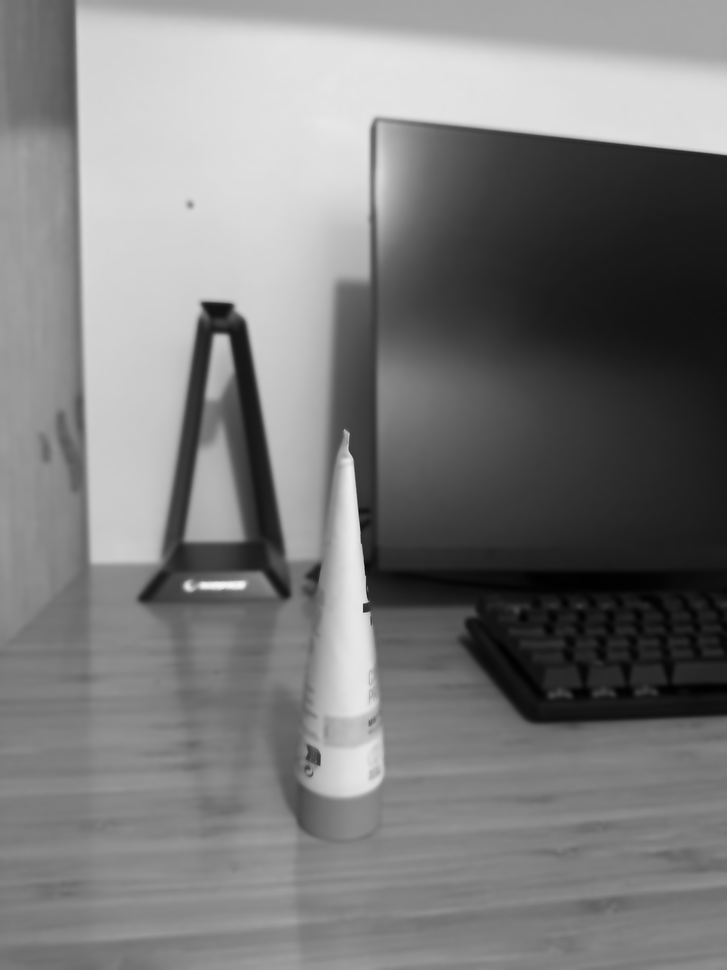
#> input picture Demo/denoised_images/1_denoised.png, 727 x 970 px, shrunk from 1536 x 2048 before the run; its folder holds only this picture in this run
$ python 03_segmentation_adaptive_thrs.py
#> lines starting #> are read from the running program, lines starting #| are printed output that depends on the picture; after the words box and inside, x2 and y2 are one past the last pixel; in counts of white or black regions, pixels touching at a corner belong together
import cv2
import numpy as np
import matplotlib.pyplot as plt
import os

# Define the dataset range
photo_numbers = [1, 2, 3, 4, 5, 6]

for num in photo_numbers:
    # INPUT: Read the denoised images generated from the preprocessing stage
    input_path = f"denoised_images/{num}_denoised.png"

    # Check if the file exists to prevent runtime errors
    if not os.path.exists(input_path):
        print(f"Error: {input_path} not found! Run preprocessing first.")
        continue

    # Read the image in grayscale mode for thresholding operations
    denoised = cv2.imread(input_path, 0)
#> denoised is the input picture: shape (970, 727); min 1, max 247, mean 123.7

    # 1. IMAGE SEGMENTATION (Adaptive Thresholding)
    # We use ADAPTIVE_THRESH_GAUSSIAN_C to overcome non-uniform lighting and shadows
    # Block Size = 11: Size of the local neighborhood
    # C = 2: Constant subtracted from the mean
    thresh = cv2.adaptiveThreshold(denoised, 255, cv2.ADAPTIVE_THRESH_GAUSSIAN_C,
                                   cv2.THRESH_BINARY_INV, 11, 2)
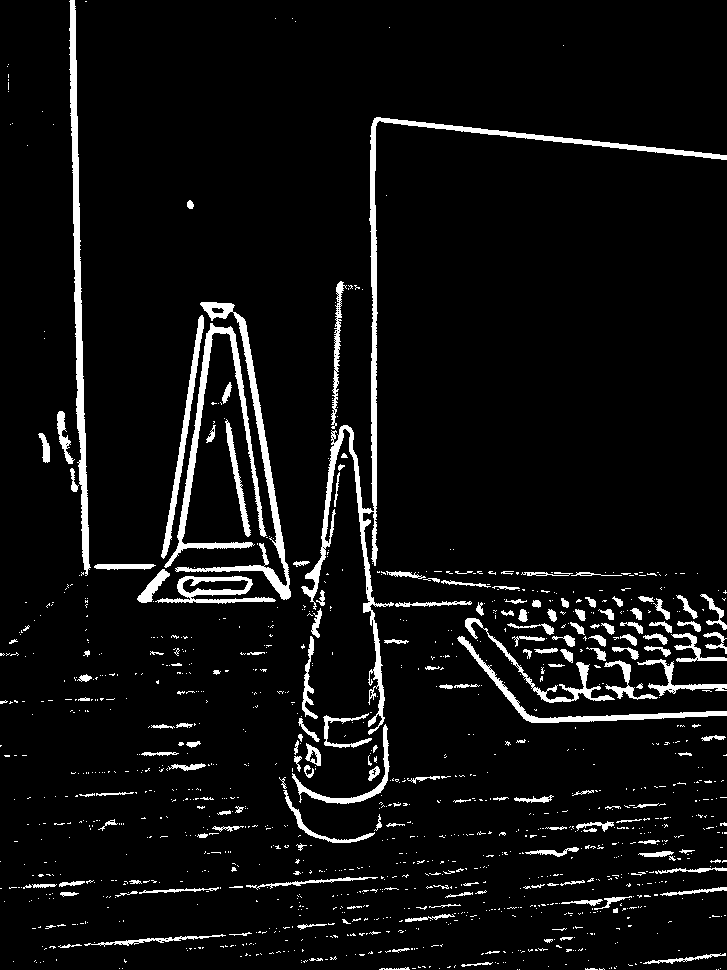
#> thresh: shape (970, 727); 6.1% white; 1207 white regions (1032 under 20 px), largest, box (x1, y1, x2, y2) and area: (301, 117, 727, 735) 7018, (69, 0, 91, 576) 3786, (175, 302, 291, 600) 2992

    # 2. MORPHOLOGICAL OPERATIONS (Post-processing)
    # Define a 3x3 kernel for morphological refinement
    kernel = np.ones((3,3), np.uint8)

    # Closing: Used to fill small gaps and holes inside the object body
    morph = cv2.morphologyEx(thresh, cv2.MORPH_CLOSE, kernel, iterations=2)
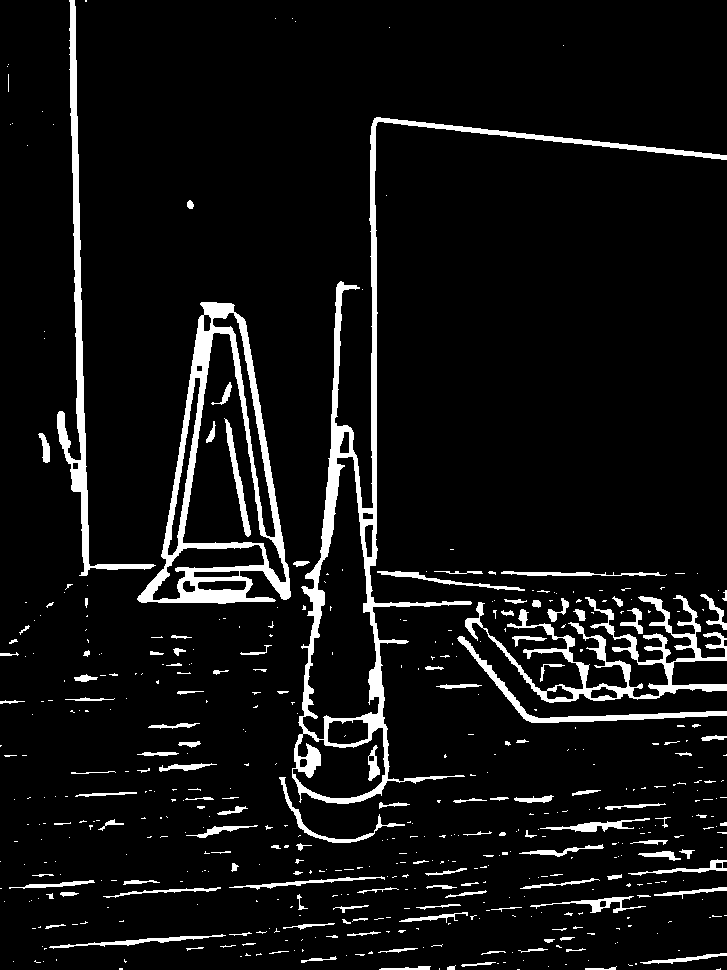
#> morph: shape (970, 727); 7.3% white; 507 white regions (369 under 20 px), largest, box (x1, y1, x2, y2) and area: (292, 117, 727, 804) 12727, (137, 302, 291, 604) 9937, (465, 595, 727, 703) 5851

    # Opening: Used to remove background 'salt-and-pepper' noise pixels
    final_mask = cv2.morphologyEx(morph, cv2.MORPH_OPEN, kernel, iterations=1)
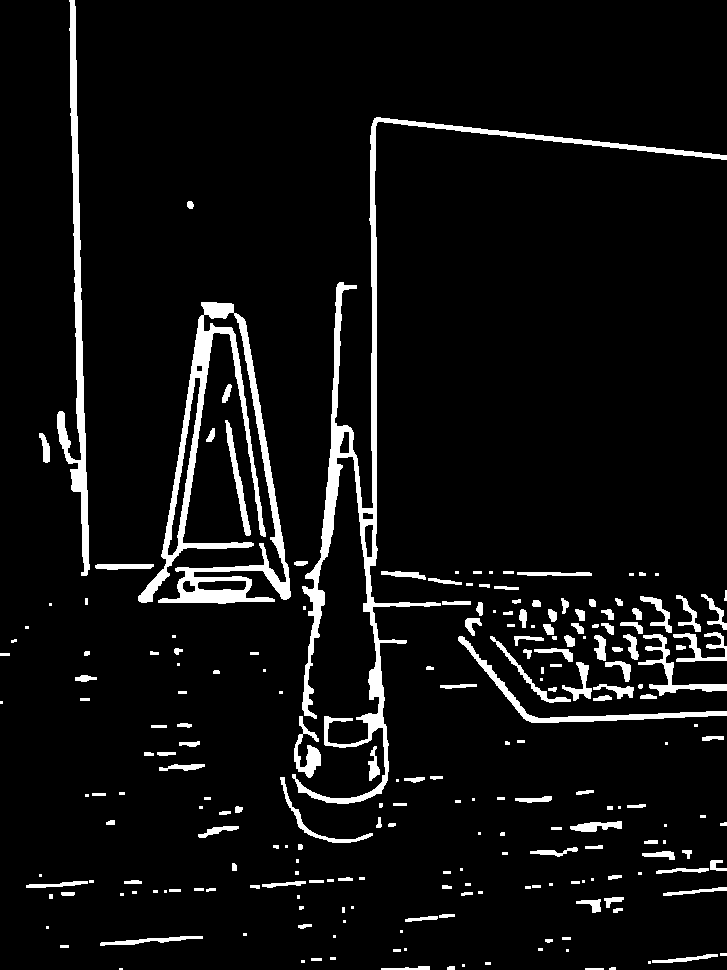
#> final_mask: shape (970, 727); 6.4% white; 224 white regions (72 under 20 px), largest, box (x1, y1, x2, y2) and area: (292, 117, 727, 804) 11577, (138, 302, 291, 604) 9877, (57, 0, 90, 576) 4494

    # 3. PHYSICAL SAVING
    # Save the processed binary mask to the main directory for evaluation
    save_name = f"{num}_algo_result_adaptive.png"
    cv2.imwrite(save_name, final_mask)
    print(f"Success: {save_name} saved.")

    # 4. VISUALIZATION
    # Display the transition from raw input to the final cleaned mask
    plt.figure(figsize=(15, 5))

    # Display Denoised Input
    plt.subplot(1, 3, 1)
    plt.title(f'Input {num} (Denoised)')
    plt.imshow(denoised, cmap='gray')
    plt.axis('off')

    # Display Raw Adaptive Result
    plt.subplot(1, 3, 2)
    plt.title('Adaptive Thresholding')
    plt.imshow(thresh, cmap='gray')
    plt.axis('off')

    # Display Final Refined Result
    plt.subplot(1, 3, 3)
    plt.title('Morphological Cleaning')
    plt.imshow(final_mask, cmap='gray')
    plt.axis('off')

    # Block execution until the plot window is closed
    plt.show()
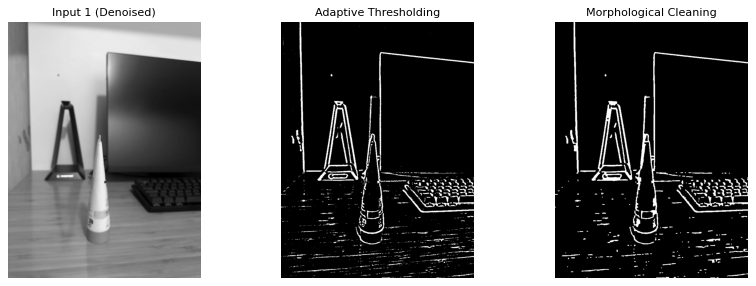
#> figure drawn by matplotlib, 3 panels
